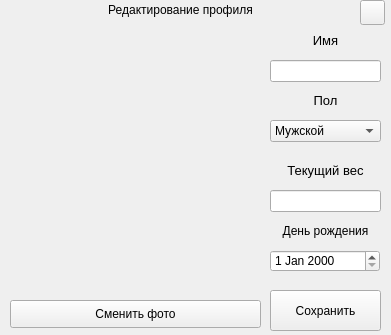
<?xml version="1.0" encoding="UTF-8"?>
<ui version="4.0">
 <class>MainWindow</class>
 <widget class="QMainWindow" name="MainWindow">
  <property name="geometry">
   <rect>
    <x>0</x>
    <y>0</y>
    <width>391</width>
    <height>335</height>
   </rect>
  </property>
  <property name="sizePolicy">
   <sizepolicy hsizetype="Fixed" vsizetype="Fixed">
    <horstretch>0</horstretch>
    <verstretch>0</verstretch>
   </sizepolicy>
  </property>
  <property name="minimumSize">
   <size>
    <width>0</width>
    <height>0</height>
   </size>
  </property>
  <property name="maximumSize">
   <size>
    <width>99999</width>
    <height>99999</height>
   </size>
  </property>
  <property name="windowTitle">
   <string>MainWindow</string>
  </property>
  <widget class="QWidget" name="centralwidget">
   <property name="sizePolicy">
    <sizepolicy hsizetype="Fixed" vsizetype="Fixed">
     <horstretch>0</horstretch>
     <verstretch>0</verstretch>
    </sizepolicy>
   </property>
   <widget class="QPushButton" name="pushButton">
    <property name="geometry">
     <rect>
      <x>360</x>
      <y>0</y>
      <width>25</width>
      <height>25</height>
     </rect>
    </property>
    <property name="text">
     <string/>
    </property>
    <property name="icon">
     <iconset resource="icons.qrc">
      <normaloff>:/icons/icons/x.svg</normaloff>:/icons/icons/x.svg</iconset>
    </property>
    <property name="iconSize">
     <size>
      <width>25</width>
      <height>25</height>
     </size>
    </property>
   </widget>
   <widget class="QLabel" name="label">
    <property name="geometry">
     <rect>
      <x>0</x>
      <y>0</y>
      <width>361</width>
      <height>20</height>
     </rect>
    </property>
    <property name="text">
     <string>Редактирование профиля</string>
    </property>
    <property name="alignment">
     <set>Qt::AlignCenter</set>
    </property>
   </widget>
   <widget class="QLabel" name="label_2">
    <property name="geometry">
     <rect>
      <x>10</x>
      <y>30</y>
      <width>251</width>
      <height>261</height>
     </rect>
    </property>
    <property name="text">
     <string/>
    </property>
    <property name="pixmap">
     <pixmap>../source/default_photo.jpg</pixmap>
    </property>
   </widget>
   <widget class="QLineEdit" name="lineEdit">
    <property name="geometry">
     <rect>
      <x>270</x>
      <y>60</y>
      <width>111</width>
      <height>22</height>
     </rect>
    </property>
   </widget>
   <widget class="QLabel" name="label_3">
    <property name="geometry">
     <rect>
      <x>270</x>
      <y>30</y>
      <width>111</width>
      <height>21</height>
     </rect>
    </property>
    <property name="font">
     <font>
      <pointsize>10</pointsize>
     </font>
    </property>
    <property name="text">
     <string>Имя</string>
    </property>
    <property name="alignment">
     <set>Qt::AlignCenter</set>
    </property>
   </widget>
   <widget class="QPushButton" name="pushButton_2">
    <property name="geometry">
     <rect>
      <x>10</x>
      <y>300</y>
      <width>251</width>
      <height>28</height>
     </rect>
    </property>
    <property name="text">
     <string>Сменить фото</string>
    </property>
   </widget>
   <widget class="QLabel" name="label_4">
    <property name="geometry">
     <rect>
      <x>270</x>
      <y>220</y>
      <width>111</width>
      <height>21</height>
     </rect>
    </property>
    <property name="font">
     <font>
      <pointsize>9</pointsize>
     </font>
    </property>
    <property name="text">
     <string>День рождения</string>
    </property>
    <property name="alignment">
     <set>Qt::AlignCenter</set>
    </property>
   </widget>
   <widget class="QLineEdit" name="lineEdit_3">
    <property name="geometry">
     <rect>
      <x>270</x>
      <y>190</y>
      <width>111</width>
      <height>22</height>
     </rect>
    </property>
   </widget>
   <widget class="QLabel" name="label_5">
    <property name="geometry">
     <rect>
      <x>270</x>
      <y>160</y>
      <width>111</width>
      <height>20</height>
     </rect>
    </property>
    <property name="font">
     <font>
      <pointsize>10</pointsize>
     </font>
    </property>
    <property name="text">
     <string>Текущий вес</string>
    </property>
    <property name="alignment">
     <set>Qt::AlignCenter</set>
    </property>
   </widget>
   <widget class="QLabel" name="label_6">
    <property name="geometry">
     <rect>
      <x>270</x>
      <y>90</y>
      <width>111</width>
      <height>21</height>
     </rect>
    </property>
    <property name="font">
     <font>
      <pointsize>10</pointsize>
     </font>
    </property>
    <property name="text">
     <string>Пол</string>
    </property>
    <property name="alignment">
     <set>Qt::AlignCenter</set>
    </property>
   </widget>
   <widget class="QComboBox" name="comboBox">
    <property name="geometry">
     <rect>
      <x>270</x>
      <y>120</y>
      <width>111</width>
      <height>22</height>
     </rect>
    </property>
    <item>
     <property name="text">
      <string>Мужской</string>
     </property>
    </item>
   </widget>
   <widget class="QPushButton" name="pushButton_3">
    <property name="geometry">
     <rect>
      <x>270</x>
      <y>290</y>
      <width>111</width>
      <height>41</height>
     </rect>
    </property>
    <property name="text">
     <string>Сохранить</string>
    </property>
   </widget>
   <widget class="QDateEdit" name="dateEdit">
    <property name="geometry">
     <rect>
      <x>270</x>
      <y>250</y>
      <width>110</width>
      <height>22</height>
     </rect>
    </property>
   </widget>
  </widget>
 </widget>
 <resources>
  <include location="icons.qrc"/>
 </resources>
 <connections/>
</ui>
